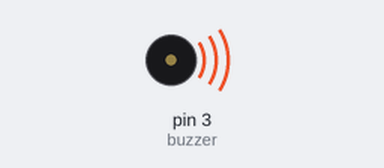
This sketch was run on a simulated Arduino Uno, built with avr-gcc and run on an emulated ATmega328P. On the bench: buzzer (waves = sounding).

Above: at 0.1 s.
Timing chart, 0 to 1.6 s (numbered marks = the images above):
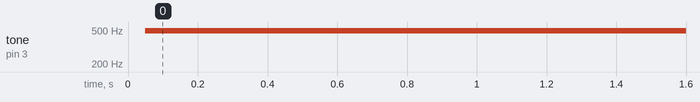

The sketch:

Buzzer.ino
```cpp
int buzzer = 3;

void setup() {
  pinMode(buzzer, OUTPUT);
}

void loop() {
  analogWrite(buzzer,0); //write analog value to buzzer (0-255)
  delay(50);
  analogWrite(buzzer,51);
  delay(50);
  analogWrite(buzzer,102);
  delay(50);
  analogWrite(buzzer,204);
  delay(50);
  analogWrite(buzzer,255);
  delay(50);
}
```

Measured:
- by itself, tone on pin 3 (buzzer): silent → 490 Hz at 0.05 s
